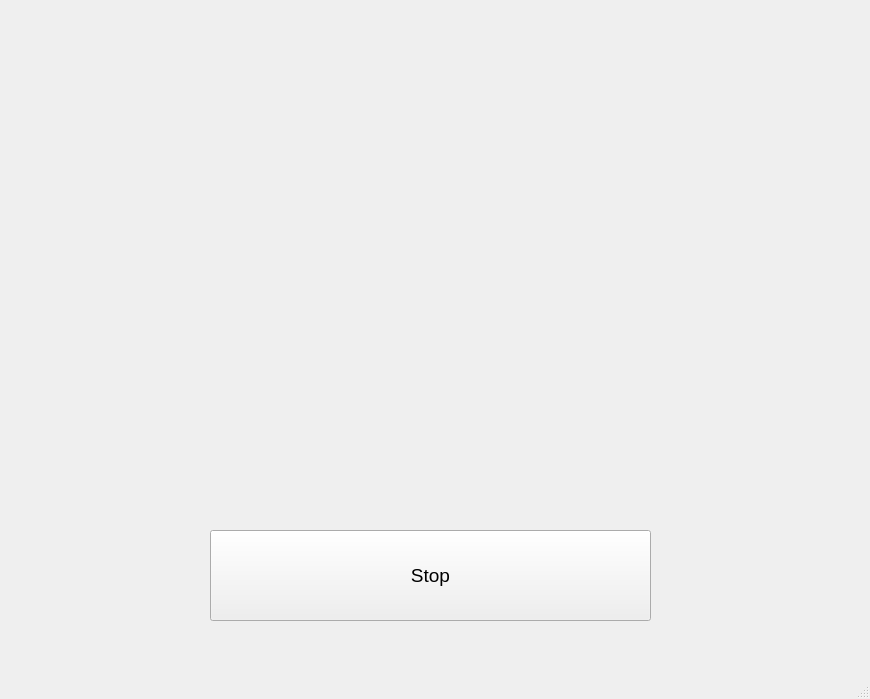
<?xml version="1.0" encoding="UTF-8"?>
<ui version="4.0">
 <class>MainWindow_1</class>
 <widget class="QMainWindow" name="MainWindow_1">
  <property name="geometry">
   <rect>
    <x>0</x>
    <y>0</y>
    <width>870</width>
    <height>699</height>
   </rect>
  </property>
  <property name="windowTitle">
   <string>MainWindow</string>
  </property>
  <widget class="QWidget" name="centralwidget">
   <widget class="QLabel" name="Image_label">
    <property name="geometry">
     <rect>
      <x>100</x>
      <y>30</y>
      <width>640</width>
      <height>480</height>
     </rect>
    </property>
    <property name="text">
     <string/>
    </property>
   </widget>
   <widget class="QPushButton" name="pushButton">
    <property name="geometry">
     <rect>
      <x>210</x>
      <y>530</y>
      <width>441</width>
      <height>91</height>
     </rect>
    </property>
    <property name="font">
     <font>
      <family>Arial</family>
      <pointsize>14</pointsize>
     </font>
    </property>
    <property name="text">
     <string>Stop</string>
    </property>
   </widget>
  </widget>
  <widget class="QMenuBar" name="menubar">
   <property name="geometry">
    <rect>
     <x>0</x>
     <y>0</y>
     <width>870</width>
     <height>26</height>
    </rect>
   </property>
  </widget>
  <widget class="QStatusBar" name="statusbar"/>
 </widget>
 <resources/>
 <connections/>
</ui>
